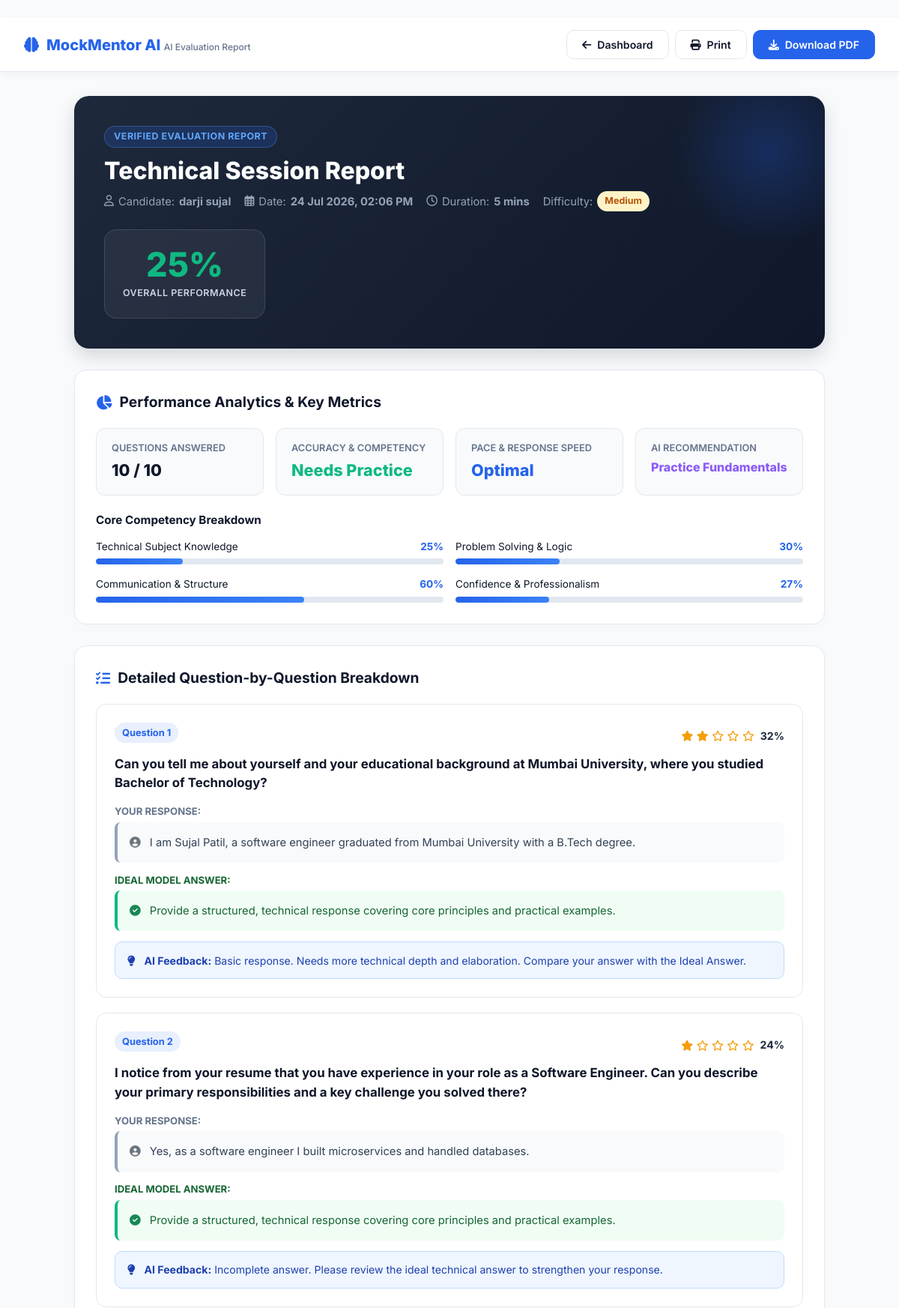
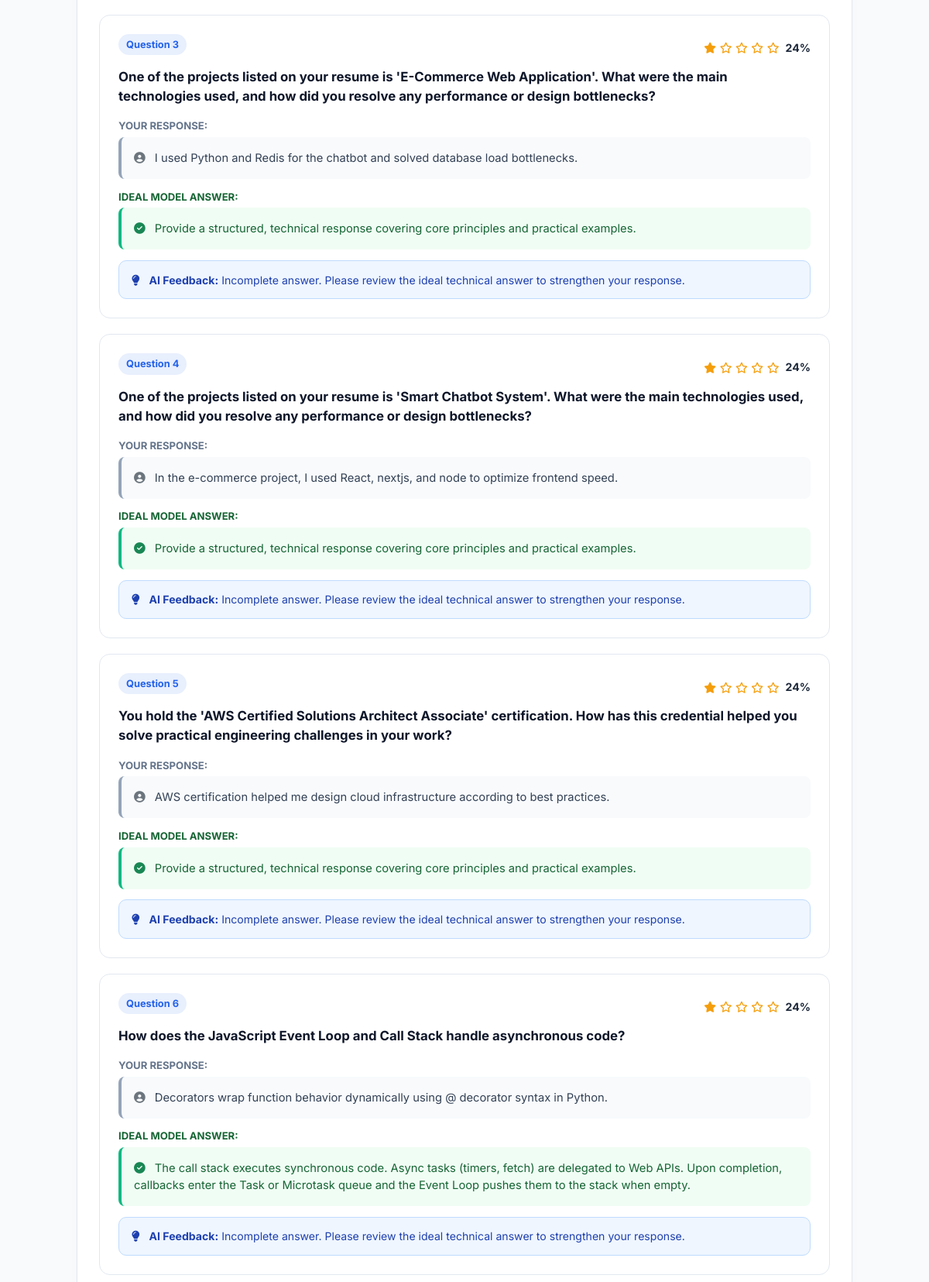
The app's page /interview/report/2 (signed in, upper part) with its own data (2 pictures, top to bottom).
### models.py (models this page shows, shortened)
class Interview(db.Model):
    __tablename__ = 'interviews'
    id = db.Column(db.Integer, primary_key=True)
    user_id = db.Column(db.Integer, db.ForeignKey('users.id'), nullable=False)
    interview_type = db.Column(db.String(50), default='Technical')
    difficulty_level = db.Column(db.String(20), default='Medium')
    time_taken = db.Column(db.Integer, default=0)  # in seconds
    answered_count = db.Column(db.Integer, default=0)
    total_questions = db.Column(db.Integer, default=10)
    overall_score = db.Column(db.Integer, default=0) # Final performance score percentage
    created_at = db.Column(db.DateTime, default=datetime.utcnow)
    report_pdf = db.Column(db.LargeBinary, nullable=True) # PDF Report saved directly in DB
    answers = db.relationship('InterviewAnswer', backref='interview', lazy=True, cascade='all, delete-orphan')

class User(db.Model):
    __tablename__ = 'users'
    id = db.Column(db.Integer, primary_key=True)
    full_name = db.Column(db.String(150), nullable=True)
    email = db.Column(db.String(150), unique=True, nullable=False, index=True)
    mobile = db.Column(db.String(30), nullable=True)
    age = db.Column(db.Integer, nullable=True, default=21)
    role = db.Column(db.String(50), nullable=True, default='Student')
    password_hash = db.Column(db.String(255), nullable=False)
    created_at = db.Column(db.DateTime, default=datetime.utcnow)

class InterviewAnswer(db.Model):
    __tablename__ = 'interview_answers'
    id = db.Column(db.Integer, primary_key=True)
    interview_id = db.Column(db.Integer, db.ForeignKey('interviews.id'), nullable=False)
    question_number = db.Column(db.Integer, nullable=False)
    question_text = db.Column(db.Text, nullable=False)
    answer_text = db.Column(db.Text, nullable=True)
    is_answered = db.Column(db.Boolean, default=False)
    created_at = db.Column(db.DateTime, default=datetime.utcnow)

### app.py (the view, shortened to what this page needs)
@app.route('/interview/report/<int:interview_id>')
def view_interview_report(interview_id):
    user_id = session.get('user_id')
    user = db.session.get(User, user_id) if user_id else None
    interview = db.session.get(Interview, interview_id)
    eval_items = []
    answers = []
    if interview:
        answers = InterviewAnswer.query.filter_by(interview_id=interview_id).order_by(InterviewAnswer.question_number).all()
        overall_score = interview.overall_score or 80
        for ans in answers:
            eval_res = get_backend_evaluation(ans.question_number, ans.question_text, ans.answer_text)
            stars = max(1, min(5, round((eval_res['scorePercent'] / 100) * 5)))
            eval_items.append({
                'q_num': ans.question_number,
                'question_text': ans.question_text,
                'answer_text': ans.answer_text,
                'ideal_answer': eval_res['idealAnswer'],
                'score_percent': eval_res['scorePercent'],
                'stars': stars,
                'feedback': eval_res['feedback']
            })
    score_tech = overall_score
    score_problem = min(overall_score + 5, 98)
    score_comm = max(overall_score - 3, 60)
    score_conf = min(overall_score + 2, 95)
    return render_template(
        'report.html',
        user=user,
        interview=interview,
        answers=answers,
        eval_items=eval_items,
        overall_score=overall_score,
        score_tech=score_tech,
        score_problem=score_problem,
        score_comm=score_comm,
        score_conf=score_conf
    )

### app.py (called while the page is built)
@app.after_request
def add_security_headers(response):
    response.headers['Permissions-Policy'] = 'microphone=(self)'
    response.headers['Strict-Transport-Security'] = 'max-age=31536000; includeSubDomains'
    response.headers['X-Content-Type-Options'] = 'nosniff'
    response.headers['X-Frame-Options'] = 'SAMEORIGIN'
    return response

### templates/report.html (shortened to what this page needs)
﻿<!DOCTYPE html>
<html lang="en">
<head>
    <link rel="stylesheet" href="https://cdnjs.cloudflare.com/ajax/libs/font-awesome/6.4.0/css/all.min.css">
    <link href="https://cdn.jsdelivr.net/npm/bootstrap@5.3.2/dist/css/bootstrap.min.css" rel="stylesheet">
</head>
<body>
    <header class="report-header-nav no-print">
        <div class="d-flex justify-content-between align-items-center">
            <a href="/dashboard" class="brand-logo">
                <i class="fas fa-brain"></i>
                <span>MockMentor AI <span style="font-size: 0.75rem; font-weight: 500; color: var(--text-muted);">AI Evaluation Report</span></span>
            </a>
            <div class="d-flex gap-2">
                <a href="/dashboard" class="btn-action btn-outline-custom">
                    <i class="fas fa-arrow-left"></i> Dashboard
                </a>
                <button onclick="window.print()" class="btn-action btn-outline-custom">
                    <i class="fas fa-print"></i> Print
                </button>
                <a href="/api/interview/{{ interview.id }}/download_pdf" class="btn-action btn-primary-custom">
                    <i class="fas fa-download"></i> Download PDF
                </a>
            </div>
        </div>
    </header>
    <main class="report-main-container">
        <div class="report-hero-card">
            <div class="d-flex justify-content-between align-items-center flex-wrap gap-4">
                <div>
                    <span class="report-title-badge">Verified Evaluation Report</span>
                    <h1 class="hero-title">{{ interview.interview_type }} Session Report</h1>
                    <div class="hero-meta">
                        <span><i class="far fa-user"></i> Candidate: <strong>{{ user.full_name or 'Darji Sujal' }}</strong></span>
                        <span><i class="far fa-calendar-alt"></i> Date: <strong>{{ interview.created_at.strftime('%d %b %Y, %I:%M %p') if interview.created_at else '24 Jul 2026' }}</strong></span>
                        <span><i class="far fa-clock"></i> Duration: <strong>{{ interview.time_taken // 60 if interview.time_taken else 12 }} mins</strong></span>
                        <span>Difficulty: <strong class="badge-diff badge-diff-{{ (interview.difficulty_level or 'Medium').lower() }}">{{ interview.difficulty_level or 'Medium' }}</strong></span>
                    </div>
                </div>
                <div class="score-display-box">
                    <div class="score-number">{{ overall_score }}%</div>
                    <div class="score-label">Overall Performance</div>
                </div>
            </div>
        </div>
        <div class="section-card">
            <div class="section-header-title">
                <i class="fas fa-chart-pie"></i> Performance Analytics & Key Metrics
            </div>
            <div class="metric-card-grid">
                <div class="mini-metric-item">
                    <div class="mini-metric-label">Questions Answered</div>
                    <div class="mini-metric-val">{{ interview.answered_count or answers|length }} / {{ interview.total_questions or answers|length }}</div>
                </div>
                <div class="mini-metric-item">
                    <div class="mini-metric-label">Accuracy & Competency</div>
                    <div class="mini-metric-val" style="color: #10b981;">
                        {% if overall_score >= 80 %}Excellent{% elif overall_score >= 65 %}Good{% else %}Needs Practice{% endif %}
                    </div>
                </div>
                <div class="mini-metric-item">
                    <div class="mini-metric-label">Pace & Response Speed</div>
                    <div class="mini-metric-val" style="color: #2563eb;">Optimal</div>
                </div>
                <div class="mini-metric-item">
                    <div class="mini-metric-label">AI Recommendation</div>
                    <div class="mini-metric-val" style="font-size: 1rem; color: #8b5cf6;">
                        {% if overall_score >= 75 %}Ready for Onsite{% else %}Practice Fundamentals{% endif %}
                    </div>
                </div>
            </div>
            <div class="mt-4">
                <h6 class="fw-bold mb-3" style="font-size: 0.95rem; color: var(--text-dark);">Core Competency Breakdown</h6>
                <div class="row g-3">
                    <div class="col-md-6">
                        <div class="d-flex justify-content-between font-sm font-semibold mb-1" style="font-size: 0.85rem;">
                            <span>Technical Subject Knowledge</span>
                            <span class="fw-bold" style="color: var(--primary-blue);">{{ score_tech }}%</span>
                        </div>
                        <div class="skill-progress-bar">
                            <div class="skill-progress-fill" style="width: {{ score_tech }}%;"></div>
                        </div>
                    </div>
                    <div class="col-md-6">
                        <div class="d-flex justify-content-between font-sm font-semibold mb-1" style="font-size: 0.85rem;">
                            <span>Problem Solving & Logic</span>
                            <span class="fw-bold" style="color: var(--primary-blue);">{{ score_problem }}%</span>
                        </div>
                        <div class="skill-progress-bar">
                            <div class="skill-progress-fill" style="width: {{ score_problem }}%;"></div>
                        </div>
                    </div>
                    <div class="col-md-6">
                        <div class="d-flex justify-content-between font-sm font-semibold mb-1" style="font-size: 0.85rem;">
                            <span>Communication & Structure</span>
                            <span class="fw-bold" style="color: var(--primary-blue);">{{ score_comm }}%</span>
                        </div>
                        <div class="skill-progress-bar">
                            <div class="skill-progress-fill" style="width: {{ score_comm }}%;"></div>
                        </div>
                    </div>
                    <div class="col-md-6">
                        <div class="d-flex justify-content-between font-sm font-semibold mb-1" style="font-size: 0.85rem;">
                            <span>Confidence & Professionalism</span>
                            <span class="fw-bold" style="color: var(--primary-blue);">{{ score_conf }}%</span>
                        </div>
                        <div class="skill-progress-bar">
                            <div class="skill-progress-fill" style="width: {{ score_conf }}%;"></div>
                        </div>
                    </div>
                </div>
            </div>
        </div>
        <div class="section-card">
            <div class="section-header-title">
                <i class="fas fa-list-check"></i> Detailed Question-by-Question Breakdown
            </div>
            {% for item in eval_items %}
            <div class="q-eval-card">
                <div class="d-flex justify-content-between align-items-center flex-wrap gap-2 mb-2">
                    <span class="q-number-pill">Question {{ item.q_num }}</span>
                    <div class="d-flex align-items-center gap-2">
                        <div class="star-rating">
                            {% for n in range(item.stars) %}
                            <i class="fas fa-star"></i>
                            {% endfor %}
                            {% for n in range(5 - item.stars) %}
                            <i class="far fa-star"></i>
                            {% endfor %}
                        </div>
                        <span class="fw-bold" style="font-size: 0.88rem; color: #1e293b;">{{ item.score_percent }}%</span>
                    </div>
                </div>
                <div class="q-text">{{ item.question_text }}</div>
                <div class="fw-bold mb-1" style="font-size: 0.82rem; color: var(--text-muted); text-transform: uppercase;">Your Response:</div>
                <div class="box-answer">
                    <i class="fas fa-user-circle me-2 text-secondary"></i> {{ item.answer_text or 'No answer provided by candidate.' }}
                </div>
                <div class="fw-bold mb-1" style="font-size: 0.82rem; color: #166534; text-transform: uppercase;">Ideal Model Answer:</div>
                <div class="box-ideal">
                    <i class="fas fa-check-circle me-2 text-success"></i> {{ item.ideal_answer }}
                </div>
                <div class="feedback-box">
                    <i class="fas fa-lightbulb me-2"></i> <strong>AI Feedback:</strong> {{ item.feedback }}
                </div>
            </div>
            {% endfor %}
        </div>
    </main>
</body>
</html>

### records on screen
Interview: interview_type "Technical", created_at "24 Jul 2026, 02:06 PM", time_taken "5", difficulty_level "Medium"
User: full_name "darji sujal"
InterviewAnswer: q_num "1", score_percent "32", question_text "Can you tell me about yourself and your educational background at Mumbai University, where you studied Bachelor of Technology?", answer_text "I am Sujal Patil, a software engineer graduated from Mumbai University with a B.Tech degree.", ideal_answer "Provide a structured, technical response covering core principles and practical examples.", feedback "Basic response. Needs more technical depth and elaboration. Compare your answer with the Ideal Answer."
InterviewAnswer: q_num "2", score_percent "24", question_text "I notice from your resume that you have experience in your role as a Software Engineer. Can you describe your primary responsibilities and a key challenge you solved there?", answer_text "Yes, as a software engineer I built microservices and handled databases.", ideal_answer "Provide a structured, technical response covering core principles and practical examples.", feedback "Incomplete answer. Please review the ideal technical answer to strengthen your response."
InterviewAnswer: q_num "3", score_percent "24", question_text "One of the projects listed on your resume is 'E-Commerce Web Application'. What were the main technologies used, and how did you resolve any performance or design bottlenecks?", answer_text "I used Python and Redis for the chatbot and solved database load bottlenecks.", ideal_answer "Provide a structured, technical response covering core principles and practical examples.", feedback "Incomplete answer. Please review the ideal technical answer to strengthen your response."
InterviewAnswer: q_num "4", score_percent "24", question_text "One of the projects listed on your resume is 'Smart Chatbot System'. What were the main technologies used, and how did you resolve any performance or design bottlenecks?", answer_text "In the e-commerce project, I used React, nextjs, and node to optimize frontend speed.", ideal_answer "Provide a structured, technical response covering core principles and practical examples.", feedback "Incomplete answer. Please review the ideal technical answer to strengthen your response."
InterviewAnswer: q_num "5", score_percent "24", question_text "You hold the 'AWS Certified Solutions Architect Associate' certification. How has this credential helped you solve practical engineering challenges in your work?", answer_text "AWS certification helped me design cloud infrastructure according to best practices.", ideal_answer "Provide a structured, technical response covering core principles and practical examples.", feedback "Incomplete answer. Please review the ideal technical answer to strengthen your response."
InterviewAnswer: q_num "6", score_percent "24", question_text "How does the JavaScript Event Loop and Call Stack handle asynchronous code?", answer_text "Decorators wrap function behavior dynamically using @ decorator syntax in Python.", ideal_answer "The call stack executes synchronous code. Async tasks (timers, fetch) are delegated to Web APIs. Upon completion, callbacks enter the Task or Microtask queue and the Event Loop pushes them to the stack when empty.", feedback "Incomplete answer. Please review the ideal technical answer to strengthen your response."

### other values on screen
{{ overall_score }} "25"
{{ interview.answered_count or answers|length }} "10"
{{ interview.total_questions or answers|length }} "10"
{{ score_tech }} "25"
{{ score_problem }} "30"
{{ score_comm }} "60"
{{ score_conf }} "27"
